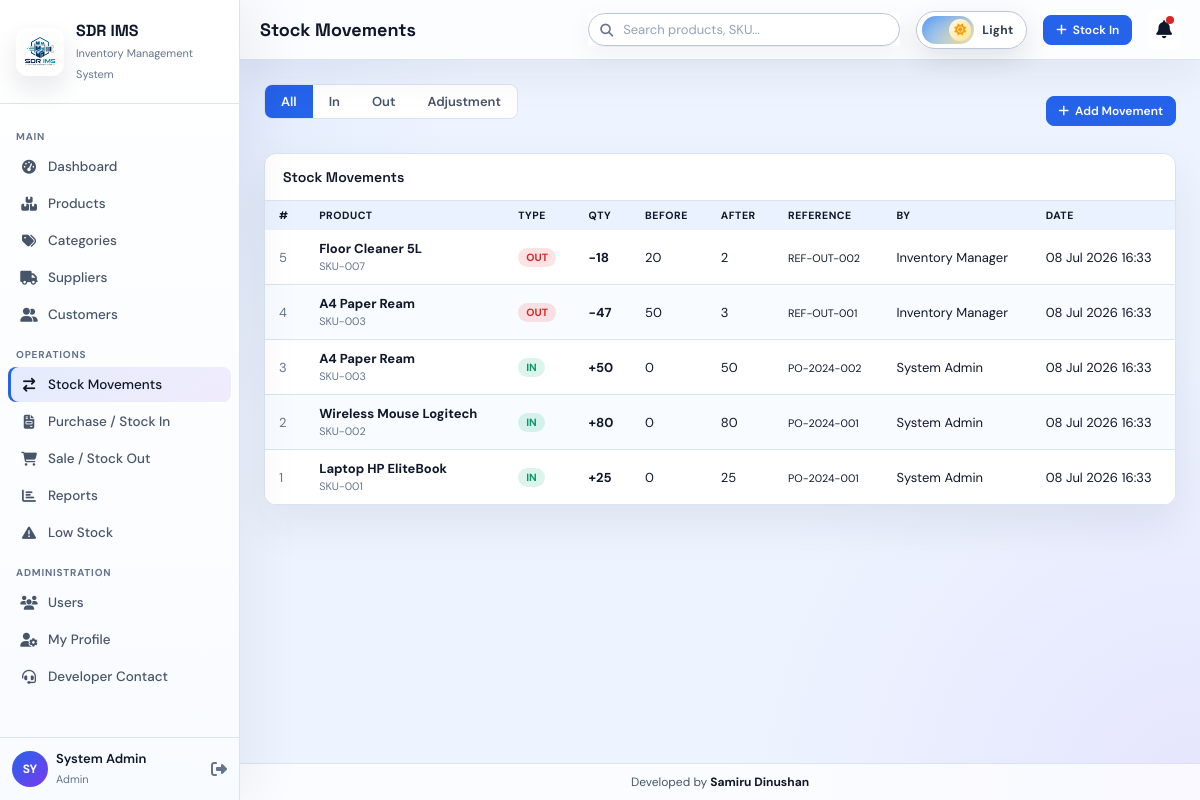
Screenshot of /stock.php (signed in) with the database file from the repository.
### tables this page shows
CREATE TABLE stock_movements (
    id INT AUTO_INCREMENT PRIMARY KEY,
    product_id INT NOT NULL,
    movement_type ENUM('IN','OUT','ADJUSTMENT') NOT NULL,
    quantity INT NOT NULL,
    before_qty INT NOT NULL,
    after_qty INT NOT NULL,
    reference_no VARCHAR(80),
    note TEXT,
    created_by VARCHAR(120),
    movement_date TIMESTAMP DEFAULT CURRENT_TIMESTAMP,
    FOREIGN KEY (product_id) REFERENCES products(id) ON DELETE CASCADE
);

CREATE TABLE products (
    id INT AUTO_INCREMENT PRIMARY KEY,
    sku VARCHAR(50) NOT NULL UNIQUE,
    barcode VARCHAR(100) NULL UNIQUE,
    product_name VARCHAR(180) NOT NULL,
    category_id INT NULL,
    supplier_id INT NULL,
    unit VARCHAR(40) DEFAULT 'pcs',
    location VARCHAR(80),
    quantity INT DEFAULT 0,
    min_stock INT DEFAULT 10,
    cost_price DECIMAL(12,2) DEFAULT 0,
    selling_price DECIMAL(12,2) DEFAULT 0,
    created_at TIMESTAMP DEFAULT CURRENT_TIMESTAMP,
    FOREIGN KEY (category_id) REFERENCES categories(id) ON DELETE SET NULL,
    FOREIGN KEY (supplier_id) REFERENCES suppliers(id) ON DELETE SET NULL
);

### config.php (called while the page is built, shortened)
<?php
$host = "localhost";
$user = "root";
$password = "";
$dbname = "sdr_ims";
$conn = mysqli_connect($host, $user, $password, $dbname);
mysqli_set_charset($conn, "utf8mb4");
function clean($value) {
    global $conn;
    return mysqli_real_escape_string($conn, trim($value));
}
function h($value) {
    return htmlspecialchars($value ?? '', ENT_QUOTES, 'UTF-8');
}

### stock.php (the view, shortened to what this page needs)
<?php
include "auth.php";
$type = clean($_GET['type'] ?? '');
$where = $type ? "WHERE m.movement_type='$type'" : "";
$rows = mysqli_query($conn, "SELECT m.*, p.product_name, p.sku FROM stock_movements m JOIN products p ON m.product_id=p.id $where ORDER BY m.id DESC");
?>
<?php include "partials/header.php"; ?>
<?php include "partials/sidebar.php"; ?>
<div class="main">
<?php include "partials/topbar.php"; ?>
<div class="content">
  <div class="page-head">
    <div class="tab-bar">
      <a class="tab <?php echo $type==''?'active':''; ?>" href="stock.php">All</a>
      <a class="tab <?php echo $type=='IN'?'active':''; ?>" href="stock.php?type=IN">In</a>
      <a class="tab <?php echo $type=='OUT'?'active':''; ?>" href="stock.php?type=OUT">Out</a>
      <a class="tab <?php echo $type=='ADJUSTMENT'?'active':''; ?>" href="stock.php?type=ADJUSTMENT">Adjustment</a>
    </div>
    <a class="btn-sm btn-primary" href="purchase.php"><i class="fa-solid fa-plus"></i> Add Movement</a>
  </div>
  <div class="card">
    <div class="card-hdr"><h3>Stock Movements</h3></div>
    <table>
      <thead><tr><th>#</th><th>Product</th><th>Type</th><th>Qty</th><th>Before</th><th>After</th><th>Reference</th><th>By</th><th>Date</th></tr></thead>
      <tbody>
      <?php while($r=mysqli_fetch_assoc($rows)): ?>
        <tr>
          <td class="text-muted"><?php echo $r['id']; ?></td>
          <td><b><?php echo h($r['product_name']); ?></b><br><small class="text-muted"><?php echo h($r['sku']); ?></small></td>
          <td><span class="badge <?php echo $r['movement_type']=='IN'?'badge-s':($r['movement_type']=='OUT'?'badge-d':'badge-i'); ?>"><?php echo h($r['movement_type']); ?></span></td>
          <td style="color:<?php echo $r['movement_type']=='OUT'?'var(--danger)':'var(--success)'; ?>"><b><?php echo $r['movement_type']=='OUT'?'-':'+'; ?><?php echo $r['quantity']; ?></b></td>
          <td><?php echo $r['before_qty']; ?></td>
          <td><?php echo $r['after_qty']; ?></td>
          <td><small><?php echo h($r['reference_no']); ?></small></td>
          <td><?php echo h($r['created_by']); ?></td>
          <td><?php echo date('d M Y H:i', strtotime($r['movement_date'])); ?></td>
        </tr>
      <?php endwhile; ?>
      </tbody>
    </table>
  </div>
</div>
</div>
<?php include "partials/footer.php"; ?>

### rows the page displays
stock_movements: id "5", product.product_name "Floor Cleaner 5L", product.sku "SKU-007", movement_type "OUT", quantity "18", before_qty "20", after_qty "2", reference_no "REF-OUT-002", created_by "Inventory Manager", movement_date "08 Jul 2026 16:33"
stock_movements: id "4", product.product_name "A4 Paper Ream", product.sku "SKU-003", movement_type "OUT", quantity "47", before_qty "50", after_qty "3", reference_no "REF-OUT-001", created_by "Inventory Manager", movement_date "08 Jul 2026 16:33"
stock_movements: id "3", product.product_name "A4 Paper Ream", product.sku "SKU-003", movement_type "IN", quantity "50", before_qty "0", after_qty "50", reference_no "PO-2024-002", created_by "System Admin", movement_date "08 Jul 2026 16:33"
stock_movements: id "2", product.product_name "Wireless Mouse Logitech", product.sku "SKU-002", movement_type "IN", quantity "80", before_qty "0", after_qty "80", reference_no "PO-2024-001", created_by "System Admin", movement_date "08 Jul 2026 16:33"
stock_movements: id "1", product.product_name "Laptop HP EliteBook", product.sku "SKU-001", movement_type "IN", quantity "25", before_qty "0", after_qty "25", reference_no "PO-2024-001", created_by "System Admin", movement_date "08 Jul 2026 16:33"

### other values shown
substr($_SESSION['name'] ?? 'AD', 0, 2) "SY"
$_SESSION['name'] "System Admin"
$_SESSION['role'] "Admin"
$pageTitle "Stock Movements"
